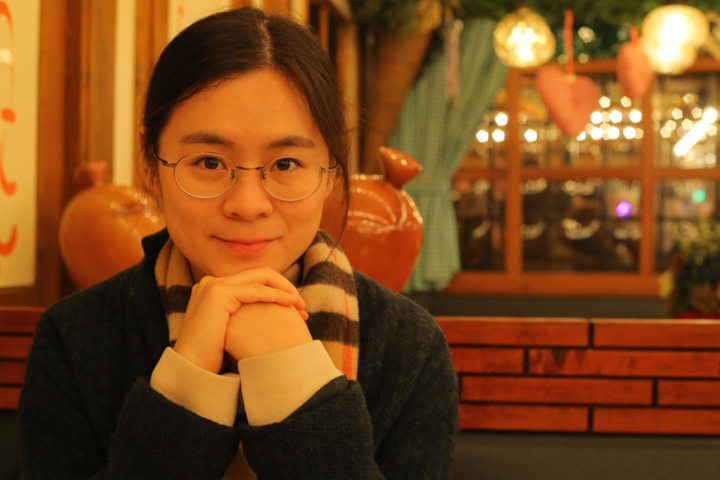
#> input picture Image_Editor/10_resize.jpg, 1440 x 960 px, given in place of 1.JPG, which was not available (shown at 1/2 size)
$ python image_edit_alpha.py   (Python 2 division)   (older library calls are emulated)
#> lines starting #> are read from the running program, lines starting #| are printed output that depends on the picture
import numpy as np
from scipy import  misc
import matplotlib.pyplot as plt

def rescale_image(index, scale_size):
#> called with index = 1, scale_size = 4
    image_filename = str(index) + ".JPG"
    raw_image = misc.imread(image_filename)
#> raw_image is the input picture: shape (960, 1440, 3); mean R, G, B 127.2, 73.9, 28.3
    (height, width, channel) = raw_image.shape
#> height = 960; width = 1440; channel = 3
    print "width: ", width
#| width:  1440
    print  "height: ", height
#| height:  960

    resize_image = misc.imresize(raw_image, (height / scale_size, width / scale_size, channel))
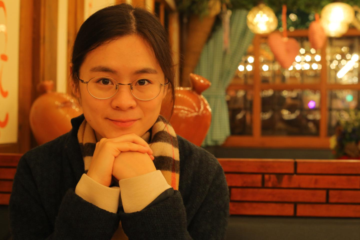
#> resize_image: shape (240, 360, 3); mean R, G, B 127.2, 73.9, 28.4
    output_filename = str(index) + "_resize.jpg"
    misc.imsave(output_filename, resize_image)
    #plt.imshow(resize_image)
    #plt.show()

def alpha_blend(index, scale_size, alpha=0.6):
    image_filename = str(index) + ".JPG"
    raw_image = misc.imread(image_filename).astype(float)
    (height, width, channel) = raw_image.shape

    final_image = np.zeros(raw_image.shape)

    for i in range(scale_size):
        for j in range(scale_size):
            image_index = i * scale_size + j + 1
            image_name = str(image_index) + '_resize.jpg'
            alpha_image = misc.imread(image_name).astype(float)
            start_x = i * height / scale_size
            end_x = (i + 1) * height / scale_size
            start_y = j * width / scale_size
            end_y = (j + 1) * width /scale_size
            print start_x, end_x, start_y, end_y
            print alpha_image.shape
            final_image[start_x: end_x, start_y: end_y] = alpha_image * (1 - alpha) + raw_image[start_x: end_x, start_y: end_y] * alpha

    plt.imshow(final_image.astype(np.uint8))
    plt.show()
    misc.imsave("final.png", final_image)


def test():
    raw_image_1 = misc.imread("5.JPG")
    raw_image_2 = misc.imread("4.JPG")
    alpha = 0.3
    raw_image_1 = raw_image_1.astype(float) * alpha + raw_image_2.astype(float) * (1 - alpha)
    plt.imshow(raw_image_1.astype(np.uint8))
    plt.show()

if __name__ == "__main__":
    #test()
    scale_size = 4
    for i in range(scale_size ** 2):
        rescale_image(i+1, scale_size)
#> pass 2 of the loop `for i in range(scale_size ** 2):`:
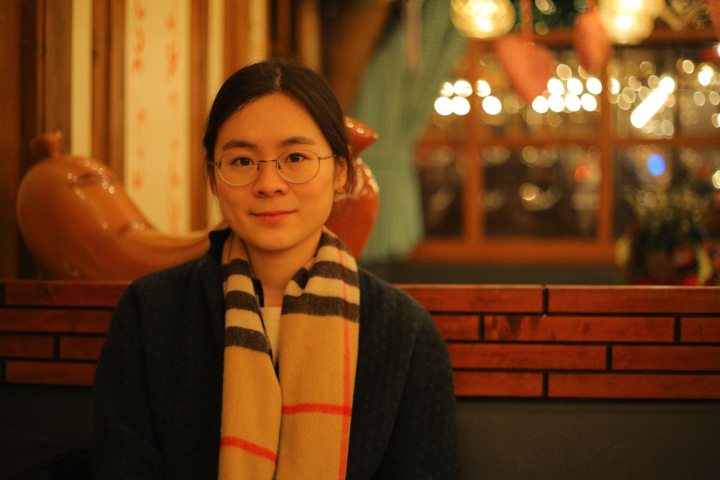
#> input picture Image_Editor/11_resize.jpg, 1440 x 960 px, given in place of 2.JPG, which was not available (shown at 1/2 size)
#> in rescale_image, raw_image is the input picture: shape (960, 1440, 3); mean R, G, B 111.4, 64.7, 25.4
#| width:  1440
#| height:  960
#> in rescale_image (call 2), `resize_image = misc.imresize(raw_image, (height / scale_size, width / ..`:
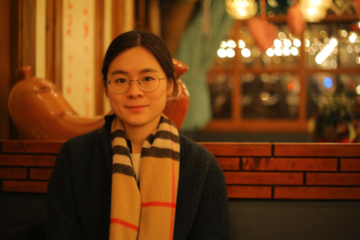
#> resize_image: shape (240, 360, 3); mean R, G, B 111.4, 64.7, 25.5
#> (the run stopped early here; a loop or call above may not have finished)
